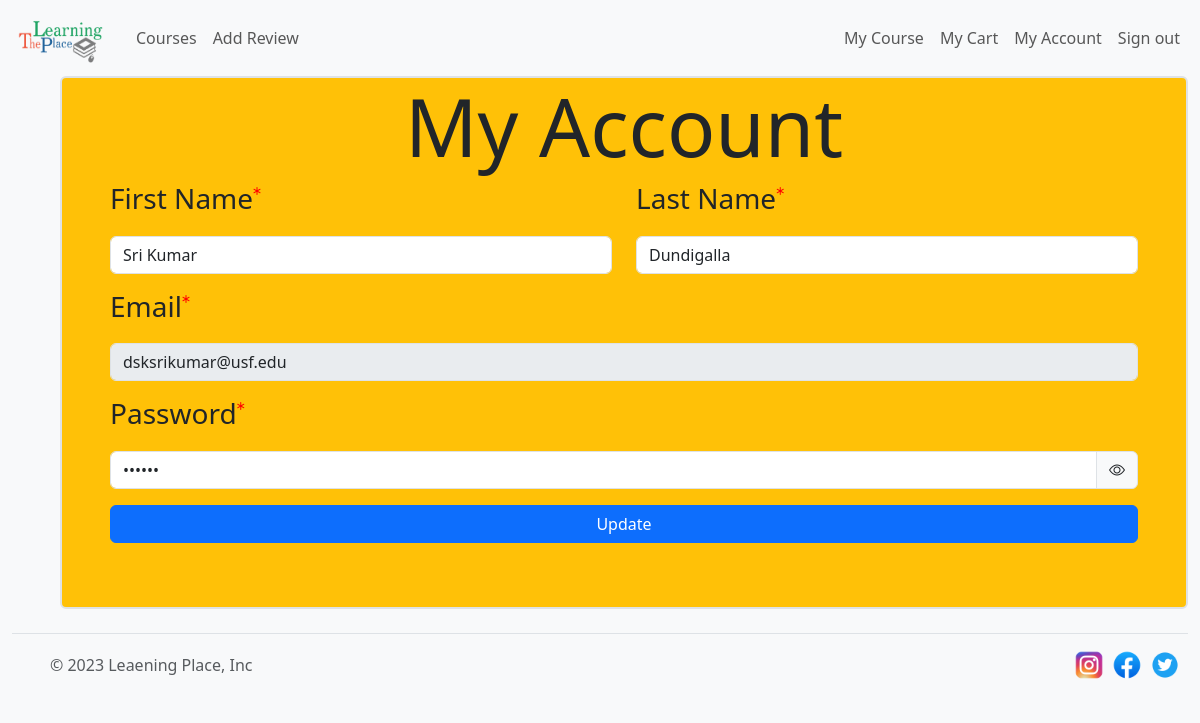
Page /myaccount (signed in) on the committed database.
### tables this page shows
CREATE TABLE users (first_name TEXT NOT NULL, last_name TEXT NOT NULL,email  TEXT PRIMARY KEY, password TEXT NOT NULL);

### app.py (the view, shortened to what this page needs)
@app.route("/myaccount",methods = ['POST', 'GET'])
def myaccount():
    con=sqlite3.connect('database.db')
    try:
        if request.method=='GET':
            cur = con.cursor()
            cur.execute("""SELECT * FROM users  WHERE email =?""",(session['email'],))
            row = cur.fetchone()
            ls=[row,'','']
            return render_template('myaccount.html',rows=ls)
    except Exception as e:
        pass
    finally:
        con.close()

### templates/myaccount.html (shortened to what this page needs)
{% from "displaycard.html" import displayCard %}
{% extends "layout2.html" %}
{% block content %}
    <div class="container-fluid">
        <div class="rounded  border border-2 text-dark bg-warning mb-3 ms-5" style="max-width: 88rem;">
            <div class="row">
                <div class="col text-center">
                    <h1 class="display-1">My Account</h1>
                </div>
            </div>
            <div class="row px-5 pb-5">
                <form method="post" action="{{ url_for('myaccount') }}">
                    <div class="row">
                      <div class="col mb-3">
                        <label for="myfn" class="form-label h3">First Name<i class="bi bi-asterisk astric pt-1"></i></label>
                          <input type="text" class="form-control" id="myfn" name="myfn" placeholder="First Name" aria-describedby="First Name" onkeyup="myfnreuired(event)" onclick="fn_on_focus(event)" value="{{rows[0][0]}}">
                      </div>
                      <div class="col mb-3">
                        <label for="myln" class="form-label h3">Last Name<i class="bi bi-asterisk astric pt-1"></i></label>
                        <input type="text" class="form-control" id="myln" name="myln" placeholder="Last Name" aria-describedby="Last Name" onkeyup="mylnreuired(event)" onclick="ln_on_focus(event)" value="{{rows[0][1]}}">
                      </div>
                    </div>
                    <div class="mb-3">
                      <label for="myEmail1" class="form-label h3">Email<i class="bi bi-asterisk astric pt-1"></i></label>
                      <input type="email" class="form-control" id="myEmail1" name="myEmail1" aria-describedby="email" disabled placeholder="abc@gmail.com" required onkeyup="myemail_required(event)" value="{{rows[0][2]}}">
                    </div>
                    <div class="mb-3">
                      <label for="myPassword1" class="form-label h3">Password<i class="bi bi-asterisk astric pt-1"></i></label>
                      <div class="input-group">
                        <input type="password" class="form-control" id="myPassword1" name="myPassword1" required
                        onkeyup="mycheck_pass(event)" placeholder="Password" aria-describedby="Password" value="{{rows[0][3]}}">
                        <span class="input-group-text" id="myinputGroupPrepend" onclick="mysshow_password(event)"><i id="mysigshowp" class="bi bi-eye"></i></span>
                      </div>
                    </div>
                    <div class="d-grid pb-3">
                      <button class="btn btn-primary" type="submit" id="mybtnlogin">Update</button>
                    </div>
                  </form>
            </div>
          </div>
    </div>
{% endblock %}

### static/css/main.css (style rules this page uses)
body { padding-top: 76px; }
.astric { font-size: 0.5rem !important; color: red; margin-bottom: 2rem; display: inline-block; vertical-align: top; }

### rows in the picture
users: myfn "Sri Kumar", myln "Dundigalla", myEmail1 "dsksrikumar@usf.edu"
